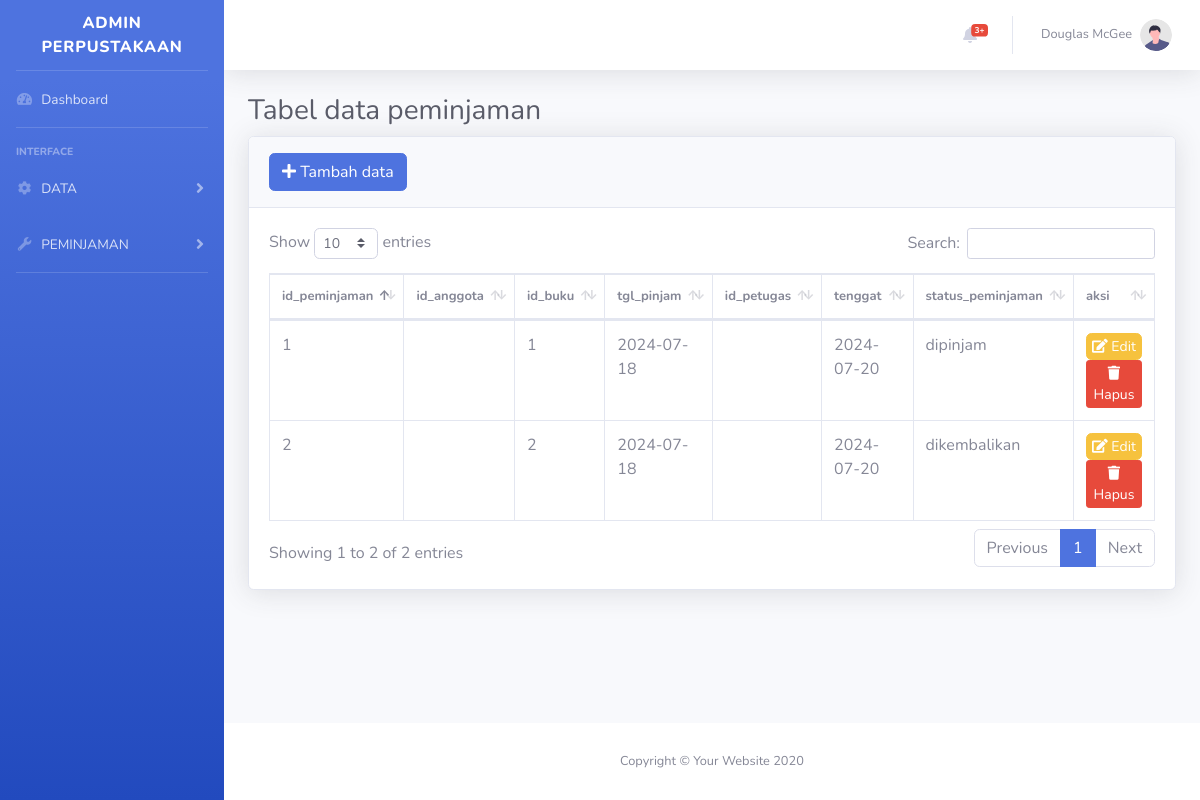
Screenshot of /files/views/template/peminjaman.php with the database file from the repository.
### tables this page shows
CREATE TABLE `peminjaman` (
  `id_peminjaman` int(11) NOT NULL,
  `nim` char(30) NOT NULL,
  `id_buku` int(11) NOT NULL,
  `id_rak` int(11) NOT NULL,
  `tgl_pinjam` date NOT NULL,
  `id_admin` int(11) NOT NULL,
  `tenggat` date NOT NULL,
  `status_peminjaman` enum('dipinjam','dikembalikan') NOT NULL
);

### files/views/template/peminjaman.php (the view, shortened to what this page needs)
<!DOCTYPE html>
<html lang="en">
<head>
    <link href="../../../../PERPUSTAKAAN/files/public/vendor/fontawesome-free/css/all.min.css" rel="stylesheet" type="text/css">
    <link href="../../../../PERPUSTAKAAN/files/public/css/sb-admin-2.min.css" rel="stylesheet">
    <link href="../../../../PERPUSTAKAAN/files/public/vendor/datatables/dataTables.bootstrap4.min.css" rel="stylesheet">
</head>
<?php
include(__DIR__ . '/../../app/koneksi.php');
$query = mysqli_query($conn, "SELECT * FROM peminjaman ORDER BY id_peminjaman ASC");
?>
<body id="page-top">
    <div id="wrapper">
        <ul class="navbar-nav bg-gradient-primary sidebar sidebar-dark accordion" id="accordionSidebar">
            <a class="sidebar-brand d-flex align-items-center justify-content-center" href="index.html">
                <div class="sidebar-brand-text mx-3">ADMIN PERPUSTAKAAN</div>
            </a>
            <hr class="sidebar-divider my-0">
            <li class="nav-item">
                <a class="nav-link" href="/PERPUSTAKAAN/files/views/template/main.php">
                    <i class="fas fa-fw fa-tachometer-alt"></i>
                    <span>Dashboard</span>
                </a>
            </li>
            <hr class="sidebar-divider">
            <div class="sidebar-heading">
                Interface
            </div>
            <li class="nav-item">
                <a class="nav-link collapsed" href="#" data-toggle="collapse" data-target="#collapseTwo" aria-expanded="true" aria-controls="collapseTwo">
                    <i class="fas fa-fw fa-cog"></i>
                    <span>DATA</span>
                </a>
            </li>
            <li class="nav-item">
                <a class="nav-link collapsed" href="#" data-toggle="collapse" data-target="#collapseUtilities" aria-expanded="true" aria-controls="collapseUtilities">
                    <i class="fas fa-fw fa-wrench"></i>
                    <span>PEMINJAMAN</span>
                </a>
            </li>
            <hr class="sidebar-divider">
        </ul>
        <div id="content-wrapper" class="d-flex flex-column">
            <div id="content">
                <nav class="navbar navbar-expand navbar-light bg-white topbar mb-4 static-top shadow">
                    <ul class="navbar-nav ml-auto">
                        <li class="nav-item dropdown no-arrow mx-1">
                            <a class="nav-link dropdown-toggle" href="#" id="alertsDropdown" role="button" data-toggle="dropdown" aria-haspopup="true" aria-expanded="false">
                                <i class="fas fa-bell fa-fw"></i>
                                <span class="badge badge-danger badge-counter">3+</span>
                            </a>
                        </li>
                        <li class="nav-item dropdown no-arrow">
                            <a class="nav-link dropdown-toggle" href="#" id="userDropdown" role="button" data-toggle="dropdown" aria-haspopup="true" aria-expanded="false">
                                <span class="mr-2 d-none d-lg-inline text-gray-600 small">Douglas McGee</span>
                                <img class="img-profile rounded-circle" src="img/undraw_profile.svg">
                            </a>
                        </li>
                    </ul>
                </nav>
                <div class="container-fluid">
                    <h1 class="h3 mb-2 text-gray-800 page-heading">Tabel data peminjaman</h1>
                    <div class="card shadow mb-4">
                        <div class="card-header py-3">
                            <button class="btn btn-primary" data-toggle="modal" data-target="#exampleModal"><i class="fa fa-plus"></i> Tambah data</button>
                        </div>
                        <div class="card-body">
                            <div class="table-responsive">
                                <table class="table table-bordered" id="dataTable" width="100%" cellspacing="0">
                                    <thead>
                                        <tr style="font-size: 13px;">
                                            <th>id_peminjaman</th>
                                            <th>id_anggota</th>
                                            <th>id_buku</th>
                                            <th>tgl_pinjam</th>
                                            <th>id_petugas</th>
                                            <th>tenggat</th>
                                            <th>status_peminjaman</th>
                                            <th>aksi</th>
                                        </tr>
                                    </thead>
                                    <tbody>
                                        <?php
                                        $id_peminjaman = 1;
                                        while ($data = $query->fetch_object()) {
                                        ?>
                                            <tr>
                                                <td><?= $id_peminjaman; ?></td>
                                                <td><?= $data->id_anggota; ?></td>
                                                <td><?= $data->id_buku; ?></td>
                                                <td><?= $data->tgl_pinjam; ?></td>
                                                <td><?= $data->id_petugas; ?></td>
                                                <td><?= $data->tenggat; ?></td>
                                                <td><?= $data->status_peminjaman; ?></td>
                                                <td>
                                                    <a href="?edit=<?= $data->id_peminjaman; ?>" class="btn btn-warning" style="font-size: 14px; padding: 2px 5px;" data-target="#editModal">
                                                        <i class="fa fa-edit" style="font-size: 14px;"></i> Edit
                                                    </a>
                                                    <a href="?hapus=<?= $data->id_peminjaman; ?>" class="btn btn-danger btn-sm" style="font-size: 14px; padding: 2px 5px;" onclick="return confirm('Yakin menghapus data ini?');">
                                                        <i class="fa fa-trash" style="font-size: 14px;"></i> Hapus
                                                    </a>
                                                </td>
                                            </tr>
                                        <?php
                                            $id_peminjaman++;
                                        }
                                        ?>
                                    </tbody>
                                </table>
                            </div>
                        </div>
                    </div>
                </div>
            </div>
            <footer class="sticky-footer bg-white">
                <div class="container my-auto">
                    <div class="copyright text-center my-auto">
                        <span>Copyright &copy; Your Website 2020</span>
                    </div>
                </div>
            </footer>
        </div>
    </div>
</body>
</html>

### files/views/template/peminjaman.php (style rules this page uses)
.page-heading { margin-top: 20px; }

### rows the page displays
peminjaman: id_buku "1", tgl_pinjam "2024-07-18", tenggat "2024-07-20", status_peminjaman "dipinjam"
peminjaman: id_buku "2", tgl_pinjam "2024-07-18", tenggat "2024-07-20", status_peminjaman "dikembalikan"
